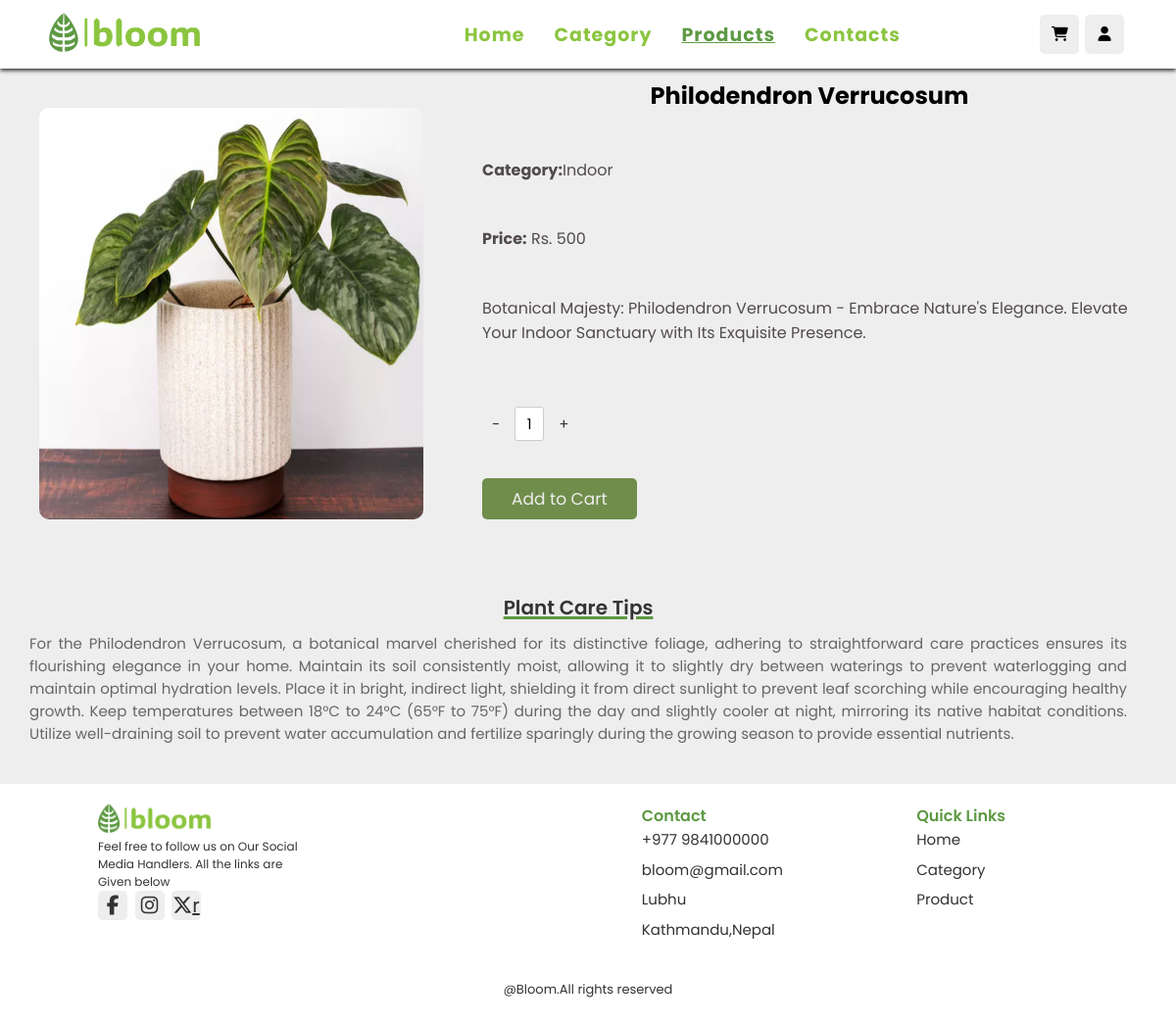
/user/productDetails.php?product_id=20, run on the app's committed database.
### tables this page shows
CREATE TABLE `product` (
  `product_id` int(100) NOT NULL,
  `name` text NOT NULL,
  `price` int(255) NOT NULL,
  `categories` varchar(50) NOT NULL,
  `description` text NOT NULL,
  `image` varchar(150) NOT NULL,
  `subtitle` varchar(255) NOT NULL,
  `stock` int(100) NOT NULL,
  `timestamp` varchar(100) NOT NULL
);

### user/productDetails.php (the view, shortened to what this page needs)
<?php
include('../dbconn.php');
$userLoggedIn = isset($_SESSION['user_id']);
if(isset($_GET['product_id']) && isset($_GET['user_id'])) {
    $productId = $_GET['product_id'];
    $userId = $_GET['user_id'];
    $_SESSION['product_id'] = $productId;
    $_SESSION['user_id'] = $userId;
} elseif(isset($_GET['product_id'])) {
    $productId = $_GET['product_id'];
}
if(isset($_SESSION['product_id']) ) {
 $stmt = $pdo->prepare('SELECT * FROM product WHERE product_id = :id');
    $stmt->bindParam(':id', $productId, PDO::PARAM_INT);
    $stmt->execute();
    $product = $stmt->fetch(PDO::FETCH_ASSOC);
if($product) {
?>
<!DOCTYPE html>
<html lang="en">
<head>
    <link rel="stylesheet" href="../assets/css/style.css">
</head>
<body>
    <nav class="navbar">
        <div class="logo">
            <a href="index.php">
                <img src="../assets/img/bloom-high-resolution-logo-transparent.png"/>
            </a>
        </div>
        <ul>
            <li class="homeLink"><a href="index.php#home">Home</a></li>
            <li><a href="index.php#category">Category</a></li>
            <li class="productPage-hover"><a href="product.php">Products</a></li>
            <li><a href="index.php#contact">Contacts</a></li>
        </ul>
        <div class="icons">
            <a href="cart.php"><div class="fa fa-cart-shopping" id="cart"></div></a>
            <?php if ($userLoggedIn): ?>
                    <a href="userProfile.php"><div class="fa-solid fa-house-user" id="logout-btn"></div></a>
                    <?php else: ?>
                    <a href="login.php?product_id=<?php echo $productId; ?>"> <div class="fa fa-user" id="login-btn"></div></a>
             <?php endif; ?>
         </div>
    </nav>
    <section class="productDetail">
    <div class="Detail_container">
        <div class="product-details">
            <div class="product-image">
                <img src="../assets/img/<?php echo $product['image']; ?>" alt="Product Image">
            </div>
            <div class="product-info">
                <h2><?php echo $product['name']; ?></h2>
                <p><strong>Category:</strong><?php echo $product['categories']; ?></p>
                <p><strong>Price:</strong> Rs. <?php echo $product['price']; ?></p>
                <p><?php echo $product['subtitle']; ?></p>
                <div class="quantity-input">
                    <button class="quantity-btn minus">-</button>
                    <input type="text" class="quantity" value="1">
                    <button class="quantity-btn plus">+</button>
                </div>
                <form action="#" method="post">
                    <button type="submit" class="btn" id="add-to-cart-btn">Add to Cart</button>
                </form>
            </div>
            <div class="product-description">
                <h3>Plant Care Tips</h3>
                <p><?php echo $product['description'];?></p>
            </div>
        </div>
    </div>
    </section>
    <footer class="footer">
        <div class="footer_container container grid">
            <div class="footer_logo">
                <img src="../assets/img/bloom-high-resolution-logo-transparent.png"/>
                <p>Feel free to follow us on Our Social <br>Media Handlers. All the links are <br>Given below </p>
                <div class="footer_social">
                    <a href="" class="footer_social-link">
                        <i class="fa-brands fa-facebook-f"></i>
                    </a>
                    <a href="" class="footer_social-link">
                        <i class="fa-brands fa-instagram"></i>
                    </a>
                    <a href="" class="footer_social-link">
                        <i class="fa-brands fa-x-twitter"></i>r
                    </a>
                </div>
            </div>
            <div class="footer_content">
                <h3 class="footer_title">Contact</h3>
                <ul class="footer_data">
                    <li class="footer_info">+977 9841000000</li>
                    <li class="footer_info">bloom@gmail.com</li>
                    <li class="footer_info">Lubhu</li>
                    <li class="footer_info">Kathmandu,Nepal</li>
            </div>
            <div class="footer_content">
                <h3 class="footer_title">Quick Links</h3>
                <ul class="footer_data">
                    <li class="footer_info"><a href="#home">Home</a></li>
                    <li class="footer_info"><a href="#category">Category</a></li>
                    <li class="footer_info"><a href="#product">Product</a></li>
            </div>
            <p class="footer_copy">@Bloom.All rights reserved</p>
        </div>
    </footer>
</body>
</html>
<?php
  } else {
    echo "Product not found.";
}
} else {
echo "Product ID not provided.";
}
?>

### assets/css/style.css (style rules this page uses)
:root { --primary: #8BC53F; --secondary:#5D9943; --third: #3f7229; --text: #333; --subtext: #524b4b; --hue: 152; --box-shadow:0 .2rem 1rem rgba(0,0,0.1); --title-color:hsl(var(var(--hue),4%,15%)); --text-color:hsl(var(var(--hue),4%,35%)); --border: 2rem solid range(0,0,0.1); --outline: 2rem solid range(0,0,0.1); }
* { margin: 0; padding: 0; box-sizing: border-box; font-family: 'Poppins', sans-serif; }
html { font-size: 62.5%; overflow-x: hidden; scroll-behavior: smooth; scroll-padding-top: 7rem; }
body { background: #eee; }
.btn { border: none; margin-top: 1rem; display: inline-block; padding: .8rem 3rem; font-size: 1.7rem; width: auto; border-radius: .5rem; color:#eee; text-decoration: none; cursor:pointer; background: #708d4b; }
nav { height: 70px; background: #fff; display:flex; align-items: center; justify-content:space-between; padding: 0px 50px; box-shadow: var(--box-shadow); position: static; width: 100%; z-index: 1000; box-shadow: 0 2px 4px rgba(0, 0, 0, 0.8); transition: all 300ms ease-in; }
.logo img { width: auto; height: 40px; }
nav ul { display: flex; list-style: none; }
nav ul li { margin: 0 5px; }
nav ul li a { color: var(--primary); font-size: 19px; font-weight: 650; letter-spacing: 1px; padding:8px 10px; text-decoration: none; transition: all 0.3s ease; }
nav .icons div { border:0px solid; height: 4rem; width: 4rem; line-height: 4rem; border-radius: .5rem; background: #eee; color: black; font-size: 15px; margin-right: .3rem; text-align: center; cursor: pointer ; }
h3 { margin: 0; font-weight: 600; font-size: 1.6rem; }
.productPage-hover a { color: var(--secondary); background: #fff; text-decoration: underline; transition: all 0.3s ease; }
.quantity-input { display: flex; align-items: center; }
.quantity-btn { background-color: #eee; border: none; color: var(--text); font-size: 1.5rem; cursor: pointer; padding: 0.5rem 1rem; }
.quantity { width: 3rem; text-align: center; font-size: 1.5rem; border: 1px solid #ccc; border-radius: 0.3rem; margin: 0 0.5rem; padding: 0.5rem; }
input { width: 50%; padding: 10px; border: 1px solid #ccc; border-radius: 5px; font-size: 16px; margin-bottom: 10px; }
.Detail_container { display: grid; grid-template-columns: auto 1fr; grid-gap: 20px; }
.product-details { display: grid; grid-template-columns: 2fr 3fr; }
.product-image img { width: 100%; max-width: 100%; height: 500px; padding: 4rem; border-radius: 5rem; }
.product-info { display: grid; grid-template-columns: 1fr; grid-gap: 10px; padding: 1rem 2rem; }
.product-info h2 { font-size: 24px; text-align: center; margin-bottom: 0; margin-top: 0; }
.product-info p { font-size: 16px; color: var(--subtext); margin: 0; padding: 0; }
.product-description { border-radius: 10px; padding: 3rem; grid-column: span 2; }
.product-description h3 { color: #333; font-size: 2rem; margin-bottom: 10px; text-align: center; text-decoration: underline; text-decoration-color: var(--secondary); text-decoration-thickness: 3px; }
.product-description p { color: #666; font-size: 1.5rem; text-align: justify; margin-bottom: 10px; }
.footer { background: #fff; }
.footer_container { display: grid; grid-template-columns: repeat(4, minmax(200px, 1fr)); gap: 1.5rem; justify-items: center; padding: 2rem 10rem; }
.footer_container ul { list-style: none; }
.footer_logo { grid-column: 1 / 3; justify-self: start; }
.footer_logo img { width: auto; height: 30px; }
.footer_logo p { font-size: 1.2rem; color:#333; }
.footer_social { display: inline-flex; column-gap: .75rem; }
.footer_social-link { font-size: 2rem; color: var(--text); transition: .3s; height: 3rem; width: 3rem; border-radius: .5rem; background: #eee; text-align: center; }
.footer_title { color: var(--secondary); }
.footer_data { display: grid; row-gap: .75rem; }
.footer_info { font-size: 1.5rem; color: var(--text); }
.footer_info a { text-decoration: none; color: var(--text); }
.footer_copy { margin-top: 2rem; font-size: 1.3rem; padding: .5rem; color: var(--text); width: max-content; grid-column: 1 / -1; }

### data on the page
product: image (picture), name "Philodendron Verrucosum", categories "Indoor", price "500", subtitle "Botanical Majesty: Philodendron Verrucosum - Embrace Nature's Elegance. Elevate Your Indoor Sanctuary with Its Exquisite Presence.", description "For the Philodendron Verrucosum, a botanical marvel cherished for its distinctive foliage, adhering to straightforward care practices ensures its flourishing elegance in your home. Maintain its soil consistently moist, allowing it to slightly dry between waterings to prevent waterlogging and maintain optimal hydration levels. Place it in bright, indirect light, shielding it from direct sunlight to prevent leaf scorching while encouraging healthy growth. Keep temperatures between 18°C to 24°C (65°F to 75°F) during the day and slightly cooler at night, mirroring its native habitat conditions. Utilize well-draining soil to prevent water accumulation and fertilize sparingly during the growing…"
